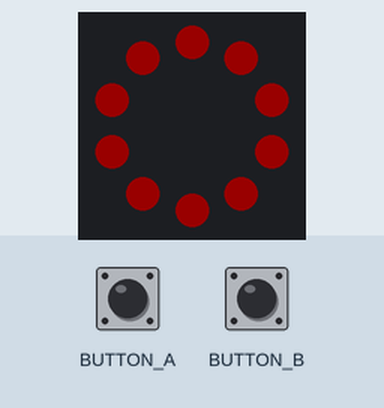
The program below on a simulated Circuit Playground running CircuitPython. On the bench: the board's ring of 10 RGB LEDs (number 0 left of the top, counting anticlockwise). Inputs (shaded band) come from the test bench. Dim RGB values are drawn brighter than linear.

Above: at 1.2 s.
1.3 s: button A pressed for 1 s
At 3.2 s:
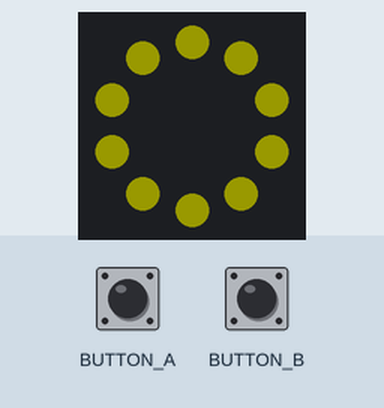
3.8 s: button B pressed for 3.2 s
At 8.2 s:
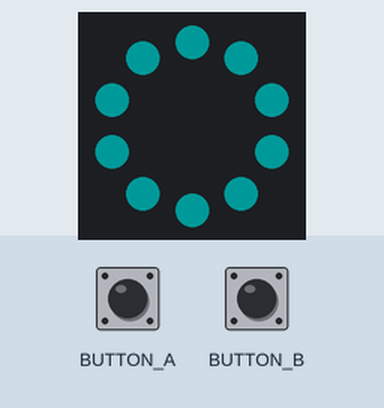
8.5 s: button B pressed for 0.15 s
At 9.2 s:
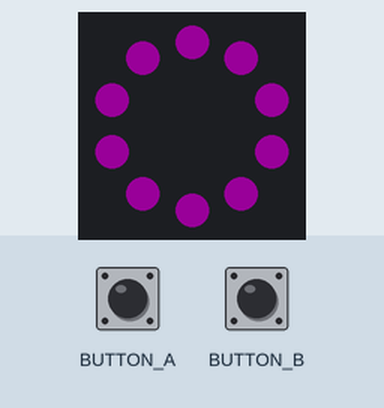
10.2 s: button B pressed for 1 s
At 10.9 s:
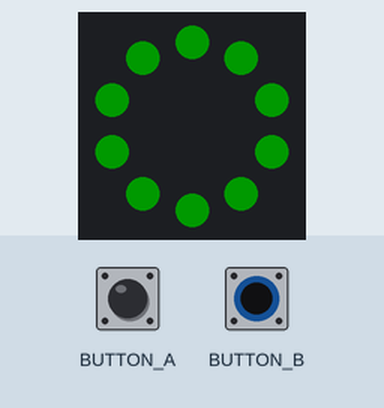
Timing chart, 0 to 13.2 s (numbered marks = the images above; inputs shaded):
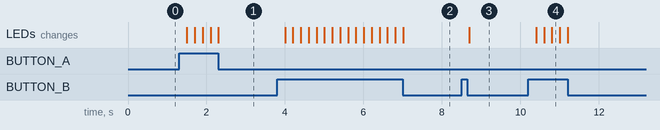

The program:

code_colors.py
```python
from adafruit_circuitplayground.express import cpx
import time

RED = (255, 0, 0)   # 255 Red, 0 Green, 0 Blue
GREEN = (0, 255, 0) # 0 Red, 255 Green, 0 Blue
BLUE = (0, 0, 255)  # 0 Red, 0 Green, 255 Blue

CYAN = (0, 255, 255)
PURPLE = (255, 0, 255)
YELLOW = (255, 255, 0)

cpx.pixels.brightness = 0.1

my_colors = [RED, GREEN, BLUE, CYAN, PURPLE, YELLOW]
color_pos = 0

while True: # Keep looping forever...
    cpx.pixels.fill(my_colors[color_pos])

    if cpx.button_a or cpx.button_b: # Button A or B was pressed
        color_pos = (color_pos + 1) % len(my_colors)
        time.sleep(0.2)  # Sleep, to make the button less sensitive
```

Measured:
- after the input at 1.3 s, the LEDs: first change after 0.20 s (image 1 shows a later state)
- after the input at 3.8 s, the LEDs: first change after 0.20 s (image 2 shows a later state)
- after the input at 8.5 s, the LEDs: change after 0.20 s (image 3)
- after the input at 10.2 s, the LEDs: first change after 0.20 s (image 4 shows a later state)
